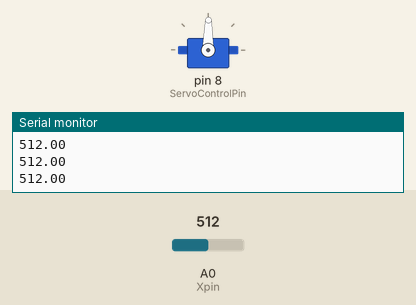
Recording of a sketch running on a simulated Arduino Uno, built with avr-gcc and run on an emulated ATmega328P. Shown: servo, the last lines printed to the serial monitor. The inputs (shaded band) are chosen by the test bench; at power-on: A0 (Xpin) = 512.

Above: at 1.2 s.
1.3 s: A0 (Xpin) set to 716
At 2.4 s:
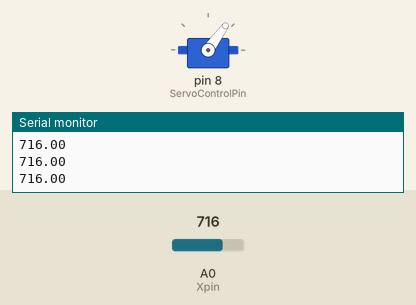
2.8 s: A0 (Xpin) set to 900
At 3.4 s:
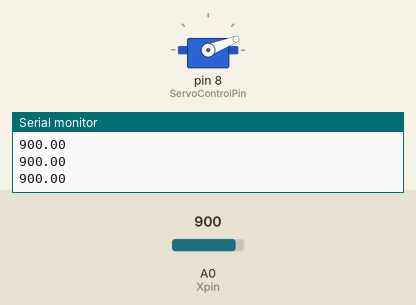
4.3 s: A0 (Xpin) set to 1023
At 5.5 s:
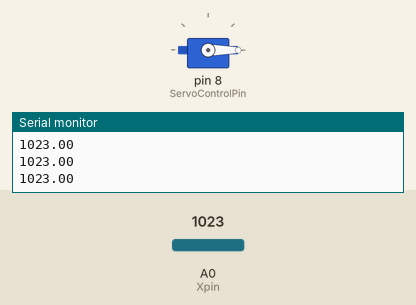
5.8 s: A0 (Xpin) set to 306
At 7.0 s:
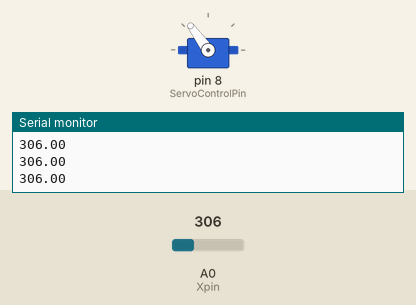
7.3 s: A0 (Xpin) set to 122
At 8.1 s:
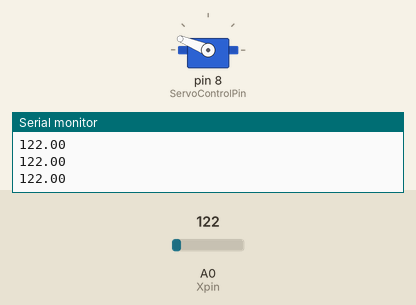
8.8 s: A0 (Xpin) set to 0
At 9.1 s:
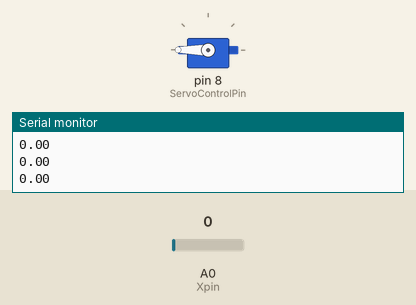
Timing chart, 0 to 11.3 s (numbered marks = the images above; inputs shaded):
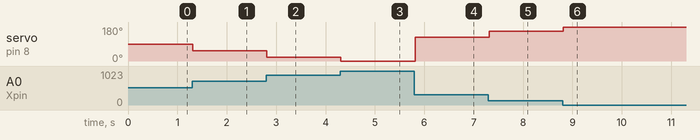

The sketch:

Joystick_plus_servo_control.ino
```cpp
# include <Servo.h>


// for joystick

int Xpin = A0;
float Xvalue;

//for servo

Servo myservo;
int ServoControlPin = 8;
float servoangle;


void setup() {
  // put your setup code here, to run once:

Serial.begin(9600);
pinMode(Xpin,INPUT);
myservo.attach(ServoControlPin);


}

void loop() {
  // put your main code here, to run repeatedly:

Xvalue = analogRead(Xpin);
Serial.println(Xvalue);
servoangle = (-180./1023.) * (Xvalue) + 180. ;
myservo.write(servoangle);


}
```

Measured:
- after the input at 1.3 s, servo on pin 8 (ServoControlPin): 89° → 54° at once
- after the input at 2.8 s, servo on pin 8 (ServoControlPin): 54° → 21° at once
- after the input at 4.3 s, servo on pin 8 (ServoControlPin): 21° → 0° at once
- after the input at 5.8 s, servo on pin 8 (ServoControlPin): 0° → 126° at once
- after the input at 7.3 s, servo on pin 8 (ServoControlPin): 126° → 158° at once
- after the input at 8.8 s, servo on pin 8 (ServoControlPin): 158° → 180° at once
